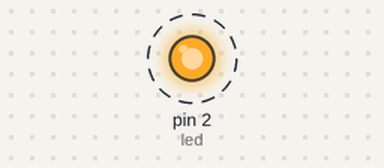
Bench run of a program on a simulated MicroPython board. On the bench: output pins drawn as LEDs (lit = HIGH). Dashed ring = blinking.

Above: at 0.2 s.
Timing chart, 0 to 3.0 s (numbered marks = the images above):
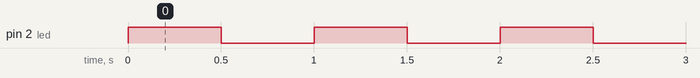

The program:

main.py
```python
#blink program

#importing Pin class from machine module
from machine import Pin
#importing sleep class from time module
from time import sleep

#declaring built in led pin as output
led = Pin(2, Pin.OUT)
#starting a continuous loop
while True:
  #inverting led pin output in each iteration of the loop
  led.value(not led.value())
  sleep(0.5) #500ms delay
```

Measured:
- by itself, pin 2 (led): alternates HIGH for 0.50 s and LOW for 0.50 s
